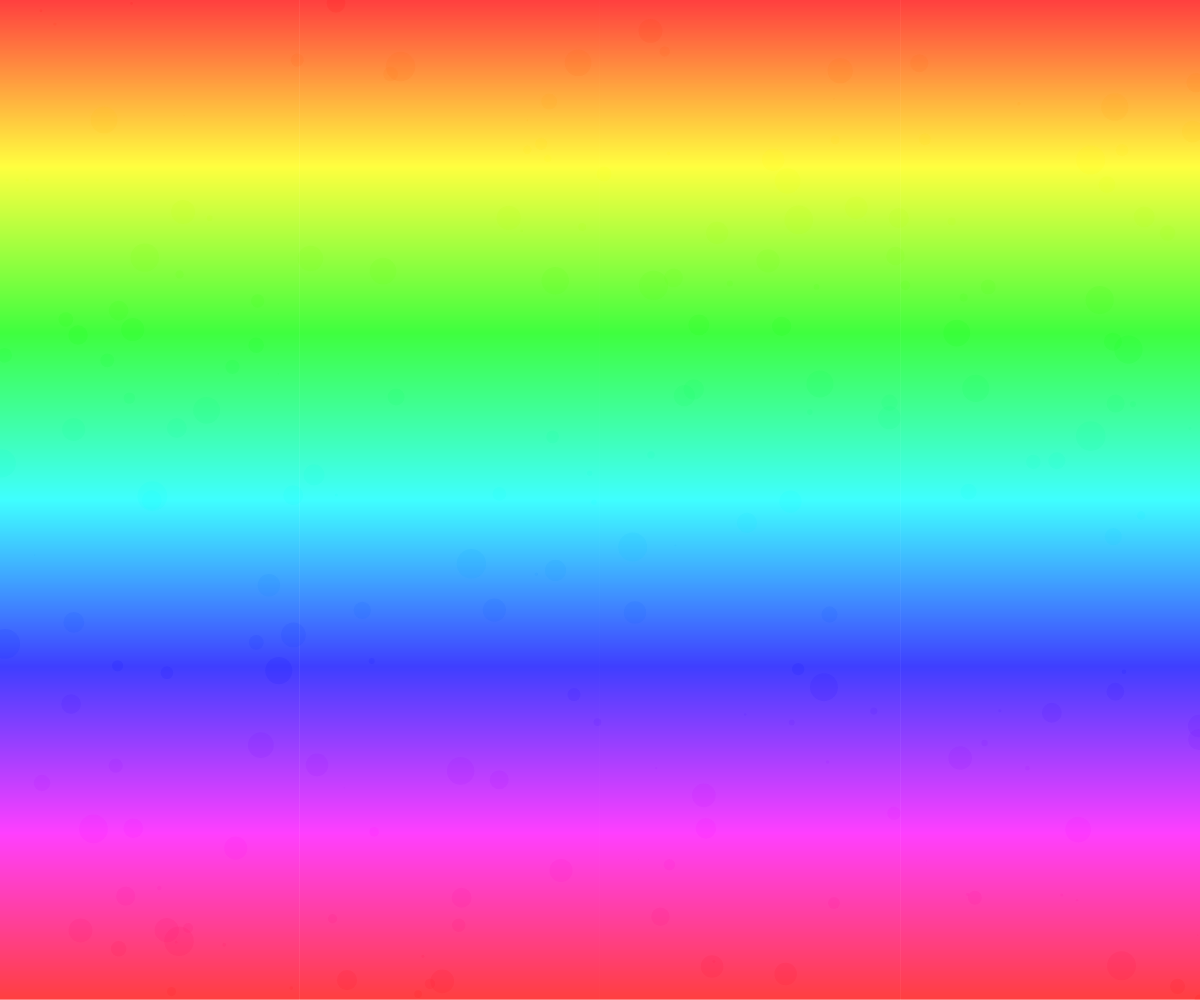
Frame 1 (no input)
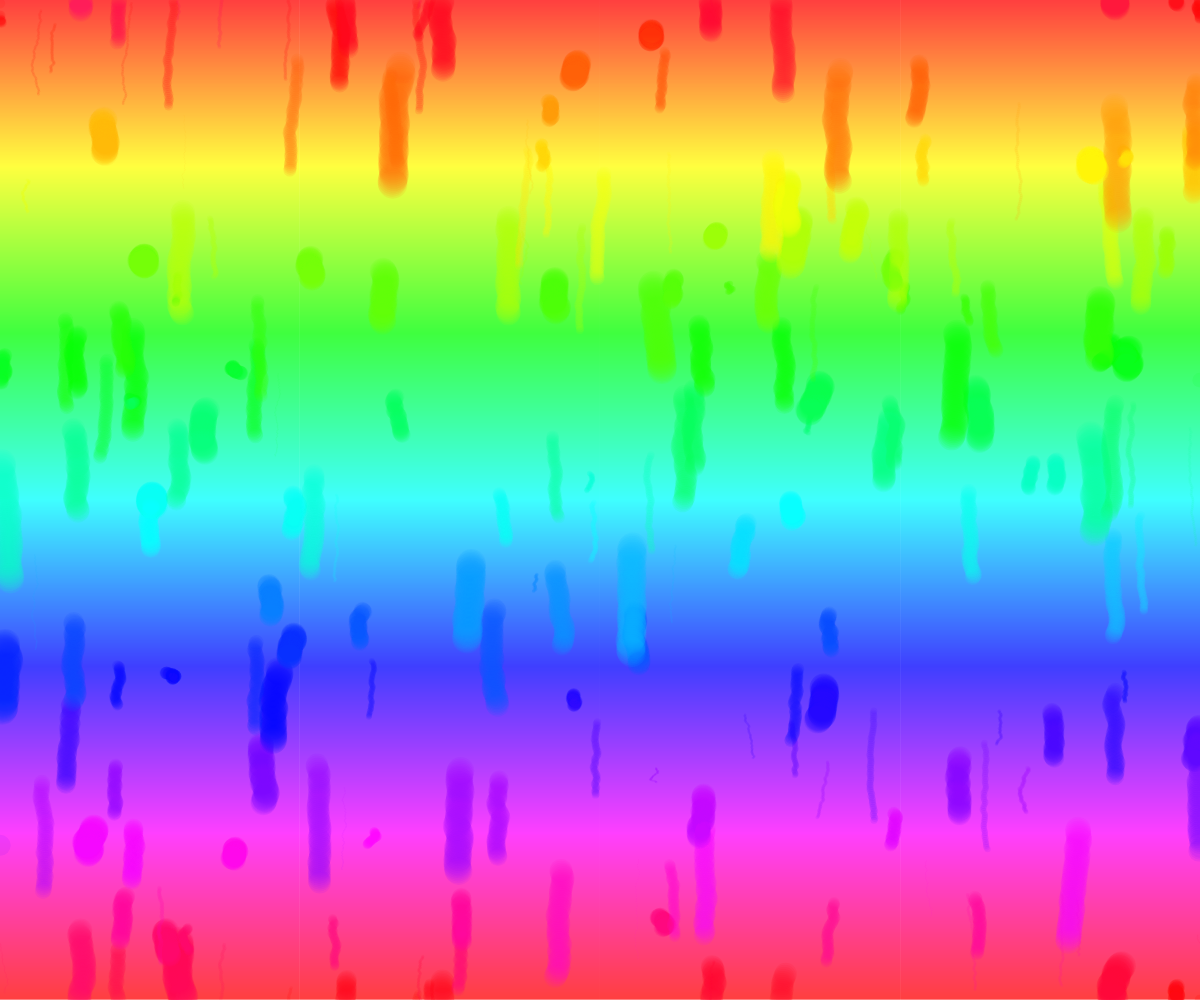
Frame 60 (no input)
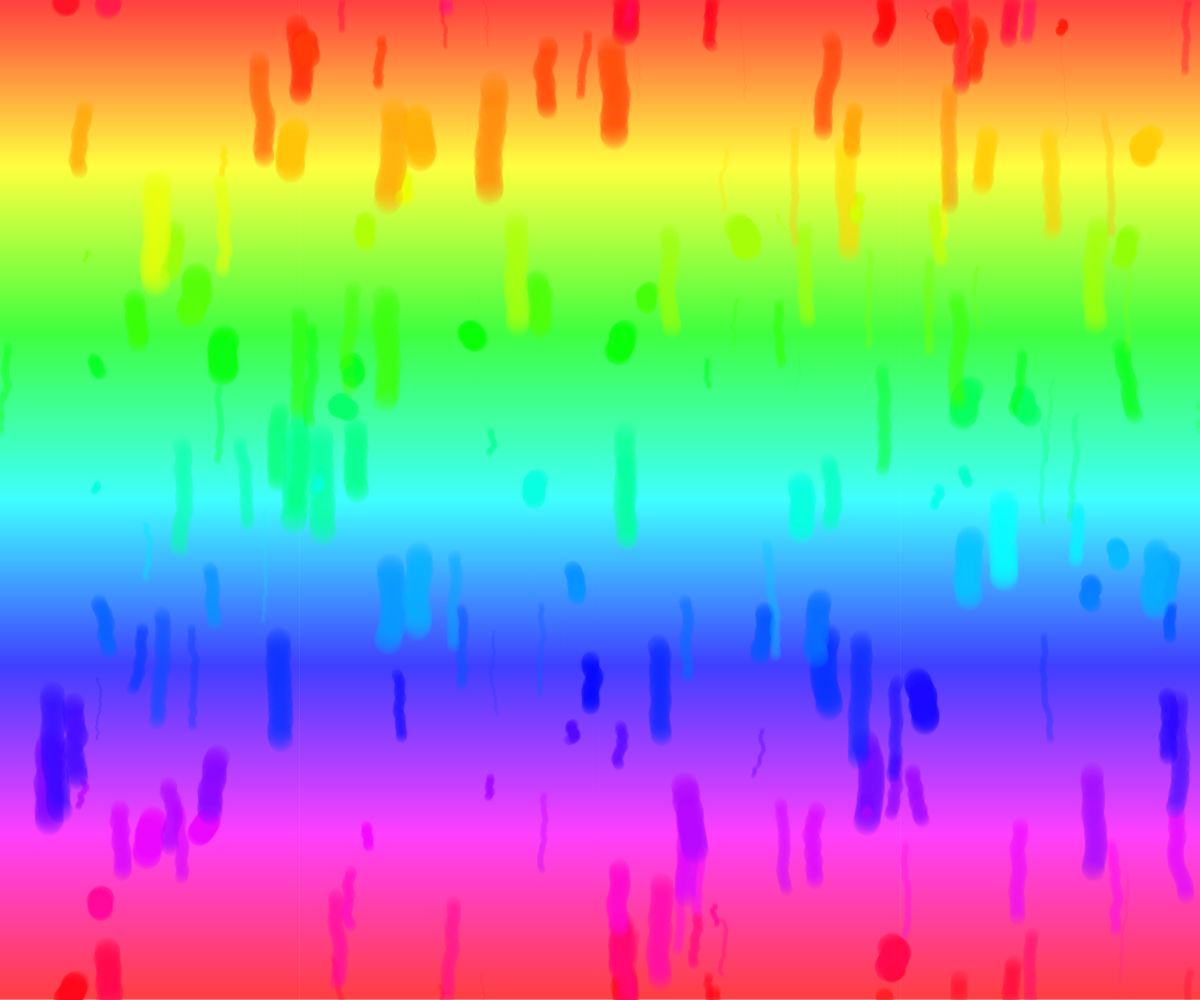
Frame 120 (the mouse pressed at the canvas centre since frame 60)

The p5.js sketch that drew these frames (run headless with seeded random() and noise() and a simulated clock; from frame 60 on, the mouse is pressed at the canvas centre):

// p5.js sketch
// ── sketch.js
let drippingPoints = [];
const ptsNb = 200;

function setup() {
    drippingPoints = [];
    ellipseMode(CENTER);
    colorMode(HSB);
    createCanvas(windowWidth, windowHeight);
    for (let i = 0; i < height; i++) {
        stroke(map(i, 0, height, 0, 360), 100,100);
        line(0, i, width, i);
    }
    for (let i = 0; i < ptsNb; i++) {
        drippingPoints.push(new DrippingPoint());
    }
    noStroke();
}
function draw() {
    for (let i = 0; i < ptsNb; i++) {
        drippingPoints[i].drift();
        drippingPoints[i].display();
    }
}
function mousePressed() { setup(); }

class DrippingPoint {
    constructor() {
        this.x = random(width)
        this.y = random(height)
        this.size = random(1, 30)
        this.shift = random(.1, 2);
        this.hue = map(this.y, 0, height, 0, 360);
    }

    drift() {
        this.y += this.shift;
        this.x += random(-1, 1);
    }

    display() {
        fill(this.hue, 100, 100, 0.1);
        ellipse(
            (this.x + width) % width,
            (this.y + height) % height,
            this.size,
            this.size
        );
    }
}
